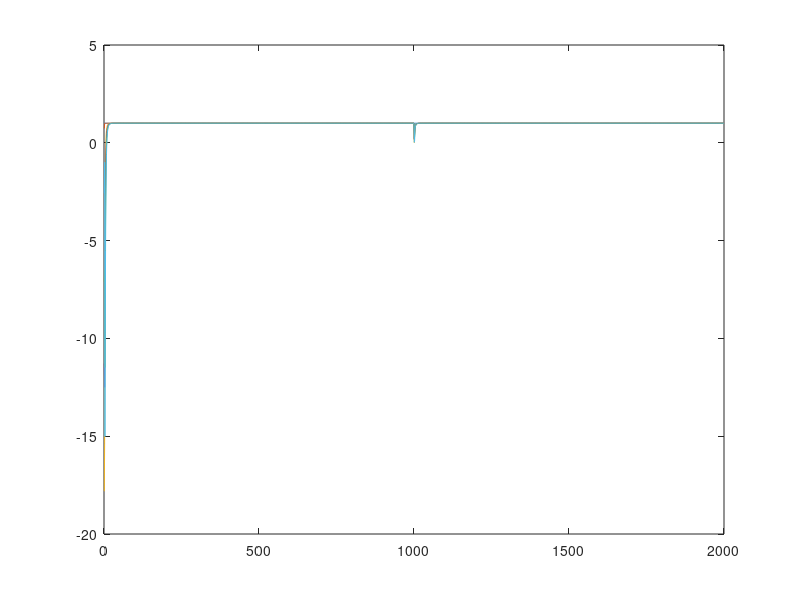

Reproduce this figure in MATLAB.
%%% Build the jacobian:

%parameters:
alpha = 1.; beta = 1.;

% position of last point:
R = 10.;

% number of points
N = 1000;
r = linspace(0,10.,N+2);
r = r(2:N+1);
h=R/(N+1);

%let x be the vector containing the values of function F and A:
% TODO: It will require proper initialisation.
x = ones(2*N,1);

plot(x);

hold on;

for k = 1:5

%% COMPUTE THE JACOBIAN:
j = zeros(2*N,2*N);

%fill d1, d5:
for i = 1:N
    j(i, N+i) = 2*x(i)*(x(N+i)-1.); %%d1
    j(N+i, i) = -beta*j(i,N+i); %%d5
end


%fill d2, d4:
for i = 1:N-1
    j(i, i+1) = r(i)*r(i)/(h*h)+r(i)/(2.*h); %%g_i, d2
    j(i+1, i) = r(i)*r(i)/(h*h)-r(i)/(2.*h); %%g_{i+1}, d4
end
%j(N,N+1) = 0;
%j(N+1,N) = 0;
for i = N+1:2*N-1
    j(i, i+1) = r(i-N)/(h*h)-1./(2.*h); %%g_i, d2
    j(i+1, i) = r(i-N)/(h*h)+1./(2.*h); %%g_{i+1}, d4
end

%fill d3:
for i = 1:N
    j(i,i) = -2.*r(i)*r(i)/(h*h)+alpha*r(i)*r(i)*(3.*x(i)*x(i)-1.)+(x(i+N)-1.)*(x(i+N)-1.);
    j(N+i, N+i) = -2.*r(i)/(h*h)-beta*x(i)*x(i);
end


%% EVALUATE THE FUNCTION:
b = zeros(2*N,1);

b(1) = r(1)*r(1)/(h*h)*(-2*x(1)+x(2))+r(1)/(2.*h)*x(2)+alpha*r(1)*r(1)*(x(1)*x(1)-1.)*x(1)+x(1)*(x(N+1)-1)*(x(N+1)-1);
for i=2:N-1
    b(N) = r(i)*r(i)/(h*h)*(x(i-1)-2.*x(i)+x(i+1))+r(i)/(2.*h)*(x(i+1)-x(i-1))+alpha*r(i)*r(i)*(x(i)*x(i)-1.)*x(i)+x(i)*(x(N+i)-1)*(x(N+i)-1);
end
b(N) = r(N)*r(N)/(h*h)*(x(N-1)-2.*x(N)+1.)+r(N)/(2.*h)*(1.-x(N-1))+alpha*r(N)*r(N)*(x(N)*x(N)-1.)*x(N)+x(N)*(x(2*N)-1)*(x(2*N)-1);

b(N+1) = r(1)/(h*h)*(x(N+2)-2.*x(N+1))-1./(2.*h)*x(N+2)+beta*x(1)*x(1)*(1.-x(N+1));
for i=2:N-1
    b(i) = r(i)/(h*h)*(x(N+i-1)-2.*x(N+i)+x(N+i+1.))-1./(2.*h)*(x(N+i+1)-x(N+i-1))+beta*x(i)*x(i)*(1.-x(N+i));
end
b(2*N) = r(N)/(h*h)*(x(2*N-1)-2.*x(N)+1.)-1./(2.*h)*(1.-x(2*N-1))+beta*x(N)*x(N)*(1.-x(2*N));


%% SOLVE THE SYSTEM:

 y = j\b;
 
 x = x - y;
    plot(x);

end

